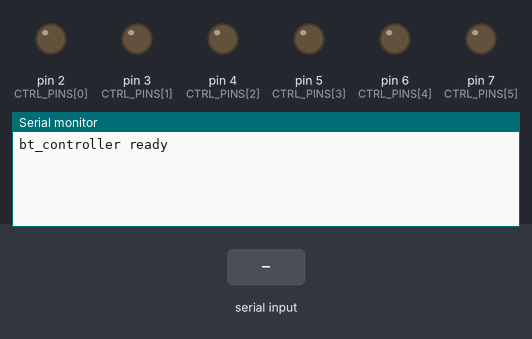
Simulated run of this sketch. Board: Arduino Uno, built with avr-gcc and run on an emulated ATmega328P. Shown: output pins drawn as LEDs (lit = HIGH), the last lines printed to the serial monitor. The inputs (shaded band) are chosen by the test bench.

Above: at 1.2 s.
1.3 s: "HIGH:1\n" received over the second serial link
At 2.1 s:
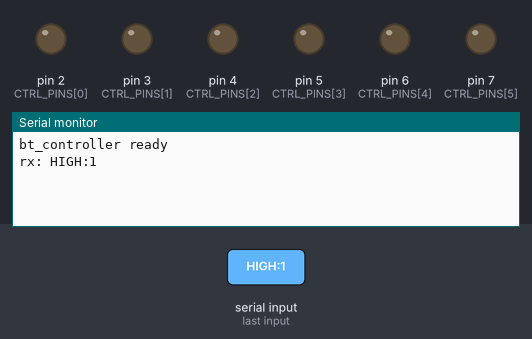
2.8 s: "LOW:1\n" received over the second serial link
At 3.3 s:
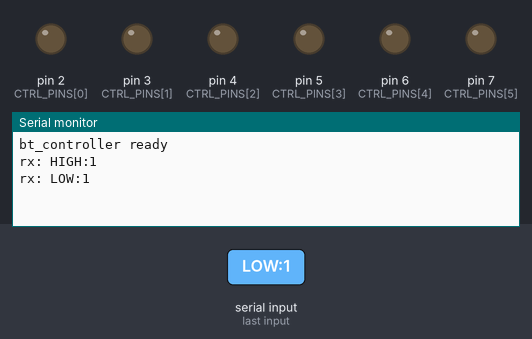
4.3 s: "BLINK:1\n" received over the second serial link
At 5.6 s:
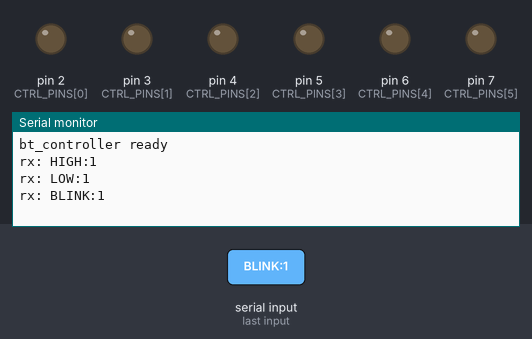

The sketch:

bt_controller.ino
```cpp
#include <SoftwareSerial.h>
#include "config.h"

SoftwareSerial btSerial(BT_RX_PIN, BT_TX_PIN);

String inputBuffer = "";
bool inputComplete = false;

void setup() {
    Serial.begin(9600);
    btSerial.begin(BT_BAUD);

    for (int i = 0; i < NUM_CTRL_PINS; i++) {
        pinMode(CTRL_PINS[i], OUTPUT);
        digitalWrite(CTRL_PINS[i], LOW);
    }

    Serial.println("bt_controller ready");
    btSerial.println("OK");
}

void loop() {
    // Read incoming BT data
    while (btSerial.available()) {
        char c = (char)btSerial.read();
        if (c == '\n') {
            inputComplete = true;
        } else {
            inputBuffer += c;
        }
    }

    if (inputComplete) {
        handleCommand(inputBuffer);
        inputBuffer = "";
        inputComplete = false;
    }
}

void handleCommand(String cmd) {
    cmd.trim();
    Serial.print("rx: ");
    Serial.println(cmd);

    int sep = cmd.indexOf(':');
    if (sep == -1) {
        btSerial.println("ERR:bad_format");
        return;
    }

    String action = cmd.substring(0, sep);
    String arg    = cmd.substring(sep + 1);

    if (action == "HIGH") {
        int pin = arg.toInt();
        if (isPinAllowed(pin)) {
            digitalWrite(pin, HIGH);
            btSerial.println("OK:HIGH:" + String(pin));
        } else {
            btSerial.println("ERR:pin_not_allowed");
        }

    } else if (action == "LOW") {
        int pin = arg.toInt();
        if (isPinAllowed(pin)) {
            digitalWrite(pin, LOW);
            btSerial.println("OK:LOW:" + String(pin));
        } else {
            btSerial.println("ERR:pin_not_allowed");
        }

    } else if (action == "BLINK") {
        // arg format: "pin,count,delay_ms"
        int c1 = arg.indexOf(',');
        int c2 = arg.indexOf(',', c1 + 1);
        if (c1 == -1 || c2 == -1) {
            btSerial.println("ERR:bad_blink_args");
            return;
        }
        int pin     = arg.substring(0, c1).toInt();
        int count   = arg.substring(c1 + 1, c2).toInt();
        int delayMs = arg.substring(c2 + 1).toInt();

        if (!isPinAllowed(pin)) {
            btSerial.println("ERR:pin_not_allowed");
            return;
        }
        for (int i = 0; i < count; i++) {
            digitalWrite(pin, HIGH);
            delay(delayMs);
            digitalWrite(pin, LOW);
            delay(delayMs);
        }
        btSerial.println("OK:BLINK:" + String(pin));

    } else if (action == "STATUS") {
        String resp = "STATUS";
        for (int i = 0; i < NUM_CTRL_PINS; i++) {
            resp += ":" + String(CTRL_PINS[i]) + "=" + String(digitalRead(CTRL_PINS[i]));
        }
        btSerial.println(resp);

    } else {
        btSerial.println("ERR:unknown_cmd");
    }
}

bool isPinAllowed(int pin) {
    for (int i = 0; i < NUM_CTRL_PINS; i++) {
        if (CTRL_PINS[i] == pin) return true;
    }
    return false;
}
```

config.h
```cpp
#pragma once

// HC-05 wiring
#define BT_RX_PIN  10   // Arduino RX <- HC-05 TX
#define BT_TX_PIN  11   // Arduino TX -> HC-05 RX
#define BT_BAUD    9600

// Pins the host is allowed to control
const int CTRL_PINS[]  = {2, 3, 4, 5, 6, 7};
const int NUM_CTRL_PINS = 6;
```

Measured:
- after the input at 1.3 s, the serial monitor: prints a new line at once (image 1)
- after the input at 2.8 s, the serial monitor: prints a new line at once (image 2)
- after the input at 4.3 s, the serial monitor: prints a new line at once (image 3)
